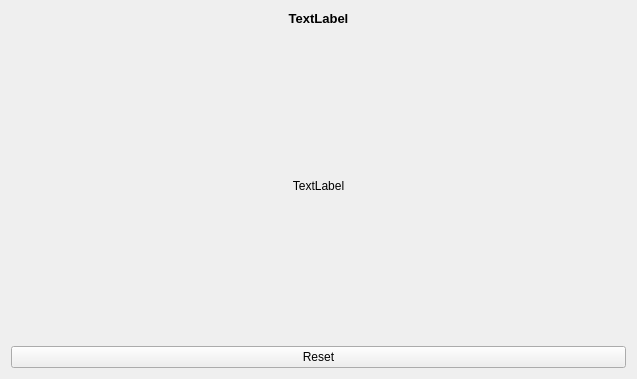
<?xml version="1.0" encoding="UTF-8"?>
<ui version="4.0">
 <class>targetselector</class>
 <widget class="QWidget" name="targetselector">
  <property name="geometry">
   <rect>
    <x>0</x>
    <y>0</y>
    <width>637</width>
    <height>379</height>
   </rect>
  </property>
  <property name="windowTitle">
   <string>targetselector</string>
  </property>
  <layout class="QVBoxLayout" name="verticalLayout">
   <item>
    <widget class="QLabel" name="title">
     <property name="font">
      <font>
       <pointsize>10</pointsize>
       <bold>true</bold>
      </font>
     </property>
     <property name="text">
      <string>TextLabel</string>
     </property>
     <property name="alignment">
      <set>Qt::AlignCenter</set>
     </property>
    </widget>
   </item>
   <item>
    <widget class="QLabel" name="imgLabel">
     <property name="sizePolicy">
      <sizepolicy hsizetype="Expanding" vsizetype="Expanding">
       <horstretch>0</horstretch>
       <verstretch>0</verstretch>
      </sizepolicy>
     </property>
     <property name="text">
      <string>TextLabel</string>
     </property>
     <property name="alignment">
      <set>Qt::AlignCenter</set>
     </property>
    </widget>
   </item>
   <item>
    <widget class="QPushButton" name="reset">
     <property name="text">
      <string>Reset</string>
     </property>
    </widget>
   </item>
  </layout>
 </widget>
 <layoutdefault spacing="6" margin="11"/>
 <resources/>
 <connections/>
</ui>
